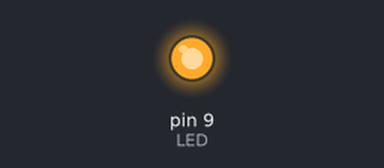
The sketch below on a simulated Arduino Uno, built with avr-gcc and run on an emulated ATmega328P. On the bench: output pins drawn as LEDs (lit = HIGH).

Above: at 6.5 s.
Timing chart, 0 to 8.0 s (numbered marks = the images above):
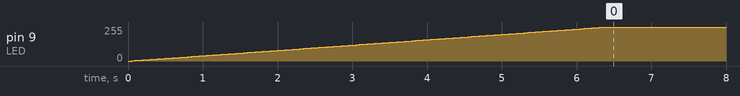

Measured:
- by itself, pin 9 (LED): moves from 0/255 to 255/255 over 6.4 s

The sketch:

fadsingled.ino
```cpp
int LED=9; //The word “LED” stands for the number 9.

int brightness=0; //The word “brightness” stands for the value that is emitted at the PWM.The number “0” is //only used as an initial value.

int fading=2; //”fading” sets up the speed of the fading.

void setup()

{ // The setup begins here.

pinMode(LED, OUTPUT); //The pin with the LED is supposed to be an output.

}

void loop()

{ //The loop part begins here.

analogWrite(LED, brightness); //The function analogWrite is used to activate the PWM output on the pin with //the LED. The value of the PWM is saved under the word “brightness”. In this case it is “0”.

brightness=brightness + fading; // Now we modify the value of the PWM output. We add the value of the //fading to the value of the brightness. In this case: brightness = 0+5. The new value that is standing for //brightness isn’t 0 any longer but 5. When the program has ran through the loop part once it will start //over again. The next pass the value will be 10. After that it will be 15… etc.

delay(50); //The LED should only stay bright for a really short time like 25 milliseconds. If you reduce //that time the fading will also get faster.

if(brightness==0 || brightness== 555){

fading= -fading;

} //Meaning of this command: If the Value of brightness will reach 0 OR 255, the value of fading will //change from negative to positive and the other way around. The Reason why is, that while the program is //running trough the loop part, the LED will shine brighter and brighter. But at the point of 255 as a //value of the PWM, it will reach it’s maximum. At this point the LED should get darker step by step. //Because of this the fading will be negate at this point. This means the next time the program runs //through the loop the part “brightness=brightness+fading;” will effect that the LED gets darker. Example: //“brightness=255+(-5)”. The value of brightness will be 250 after that. The next time it will be 245..etc. //As the value of brightness will reach 0 the value of fading will get positive again.

} // With this bracket the loop part ends.
```
